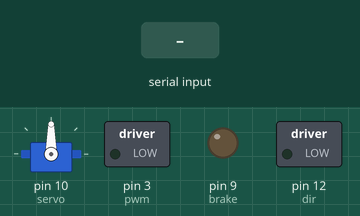
Simulated run of this sketch. Board: Arduino Uno, built with avr-gcc and run on an emulated ATmega328P. Parts: servo, switched loads named in the sketch (green lamp = pin HIGH), output pins drawn as LEDs (lit = HIGH). Inputs (shaded band) come from the test bench. What the sketch prints to the serial monitor is not drawn.

Above: at 1.2 s.
1.3 s: "h90\n" received over the second serial link
At 2.4 s:
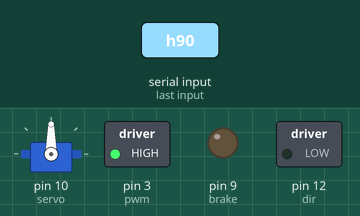
2.8 s: "p90\n" received over the second serial link
At 3.5 s:
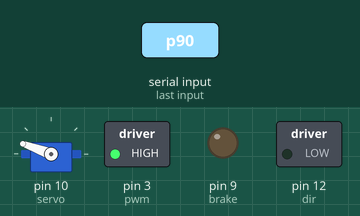
4.3 s: "s90\n" received over the second serial link
At 4.7 s:
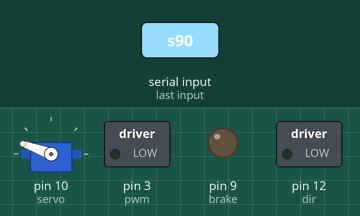
5.8 s: "p,45\n" received over the second serial link
At 7.0 s:
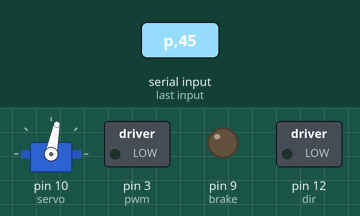
7.3 s: "h,45\n" received over the second serial link
At 8.2 s:
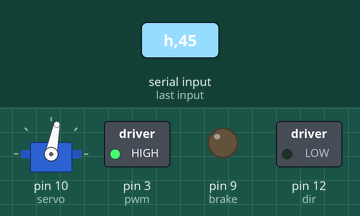
8.8 s: "s,45\n" received over the second serial link
At 9.3 s:
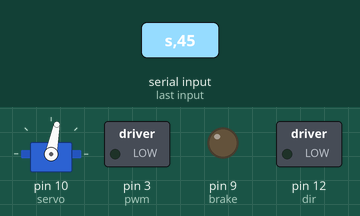
Timing chart, 0 to 11.3 s (numbered marks = the images above; inputs shaded):
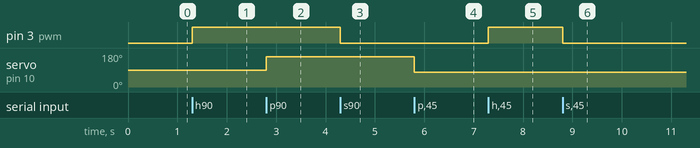

The sketch:

BluetoothTest.ino
```cpp
#include <SoftwareSerial.h>  //Include the Soft Serial Library
#include <Servo.h>
int dir = 12;
int brake = 9;
int pwm = 3;
Servo servo;
SoftwareSerial BTSerial(4, 5);  // RX, TX


int currPos;
int inPos;
void setup() {


    Serial.begin(9600);  // start serial communication at 9600bps
    Serial.println("GO GO ");// Setup Motor
  pinMode(dir,OUTPUT);
  pinMode(brake,OUTPUT);

  //Init motor vals

  digitalWrite(dir,LOW); // Motor forward
  digitalWrite(brake,LOW); // Disengage brakes

  // Setup servo
  servo.attach(10);

  // Setup BT

  BTSerial.begin(9600);  //Start Bluetooth Serial Connection

   BTSerial.print("Connected");


}

void loop() {
//  static parse = 0;
  static int pos = 0;
  if( BTSerial.available() ) {  // if data is available to read

  char BTChar;

  BTChar = BTSerial.read();
 // Serial.write(BTChar);

  if(BTChar == 'h'){
  // Set motor high

   analogWrite(pwm,255);

 // Serial.println("Go go ");
  }else if(BTChar == 's'){


    // Stop motor
  //  Serial.println("Stopping");
    analogWrite(pwm,0);
  }
  else if(BTChar == 'p'){

  inPos = BTSerial.parseInt();
  if(inPos ==0
  ){
 }else{
  inPos = map(inPos,1,100,0,179); // change when servo is mounted

  /*if(inPos > pos && pos < 179){

    pos++;

  }else if(inPos < pos && pos > 1){
  pos--;

  }*/
  servo.write(inPos);
   // Serial.println(inPos);
  delay(100);
 }


  }


  }


}
```

Measured:
- after the input at 1.3 s, pin 3 (pwm): LOW → HIGH at once
- after the input at 2.8 s, servo on pin 10 (servo): 90° → 160° at once
- after the input at 4.3 s, pin 3 (pwm): HIGH → LOW at once
- after the input at 5.8 s, servo on pin 10 (servo): 160° → 79° at once
- after the input at 7.3 s, pin 3 (pwm): LOW → HIGH at once
- after the input at 8.8 s, pin 3 (pwm): HIGH → LOW at once
